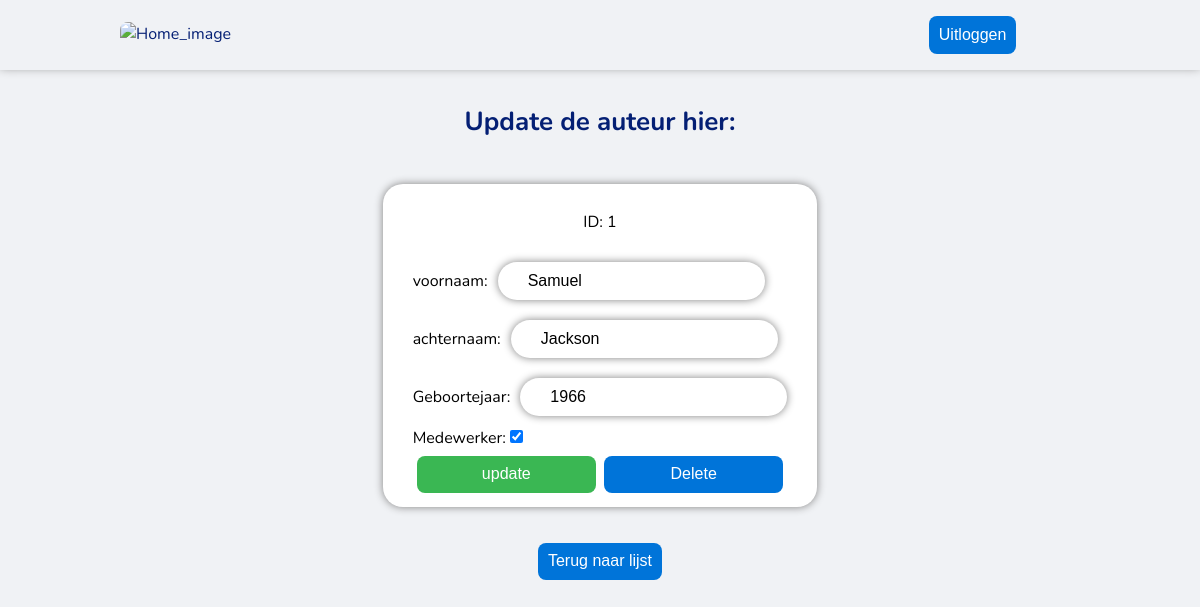
Screenshot of /table_details/auteurs/1/update (signed in) with the database file from the repository.
### tables this page shows
CREATE TABLE `auteurs` (
  `id` integer NOT NULL
,  `voornaam` varchar(80) NOT NULL
,  `achternaam` varchar(80) NOT NULL
,  `geboortejaar` integer DEFAULT NULL
,  `medewerker` varchar(250) NOT NULL
,  `met pensioen` integer NOT NULL
);

### app.py (the view)
@app.route("/table_details/<table_name>/<id>/update", methods=['GET', 'POST'])
def update(table_name, id):
    row, column_names = dbm.get_data(table_name, id)
    return render_template(
        "update.html", table_name=table_name, row=row
    )

### app.py (called while the page is built)
@app.before_request
def before_request():
    if "user" not in session and request.endpoint not in ['login', 'static', 'login_index']:
        return redirect(url_for('login_index'))

### lib/tablemodel.py (called while the page is built)
    def get_data(self, table_name, id):
        cursor = sqlite3.connect(self.database_file).cursor()
        cursor.execute(f"SELECT * FROM {table_name} WHERE id={id} ")
        table_headers = [column_name[0] for column_name in cursor.description]
        table_content = cursor.fetchone()
        return table_content, table_headers

### templates/update.html (shortened to what this page needs)
<!DOCTYPE html>
<html lang="en">
<head>
    <link rel="stylesheet" href="/static/basic.css" type="text/css">
</head>
<body>
{% include "header.html" %}
<div id="update_container">
{% if table_name == 'auteurs' %}
    <h2 id="updatetext">Update de auteur hier:</h2>
     <div class="update_form">
     <div>
         <p> ID: {{ row [0] }}</p>
     </div>
        <form action="#" method="POST">
            <div>
                <label for="voornaam">voornaam:</label>
                <input id="voornaam" type="text" name="voornaam" value="{{ row[1] }}">
            </div>
            <div>
                <label for="achternaam">achternaam:</label>
                <input id="achternaam" type="text" name="achternaam" value="{{ row[2] }}">
            </div>
            <div>
                <label for="geboortejaar">Geboortejaar:</label>
                <input id="geboortejaar" type="text" name="geboortejaar" value="{{ row[3] }}">
            </div>
            <div id="boxcheck">
                <label for="medewerker">Medewerker:</label>
                <input id="medewerker" type="checkbox" {% if row[4] %} checked{% endif %} name="medewerker">
            </div>
            <div>
                <button id="update_button" type="submit">update</button>
                <form action="delete.html">
                <button id="delete_button" type="submit">Delete</button>
                </form>
            </div>
        </form>
     </div>
{% endif %}
<a href="/table_details/{{ table_name }}"><button class="button2">Terug naar lijst</button></a>
</div>
</body>
</html>

### static/basic.css (style rules this page uses)
* { box-sizing: border-box }
:root { --sans: 1em/1.6 system-ui, -apple-system, BlinkMacSystemFont, Segoe UI, Roboto, Oxygen, Ubuntu, Cantarell, Droid Sans, Helvetica Neue, Fira Sans, sans-serif; --mono: SFMono-Regular, Consolas, 'Liberation Mono', Menlo, Courier, 'Courier New', monospace; --c1:#0074d9; --c2:#eee; --c3:#fff; --c4:#000; --c5:#fff; --c6:rgba(240, 242, 245, 1); --c7:#ddd; --c8:#3ab753; --textcolor:#041f74; --inba:#f9faff; --inbr:#c3d0ed; --m1: 8px; --rc: 8px; --rc2: 20px }
html { -ms-text-size-adjust: 100%; -webkit-text-size-adjust: 100%; }
body { margin: 0; font: var(--sans); font-weight: 400; font-family: 'Nunito', sans-serif; font-style: normal; text-rendering: optimizeLegibility; -webkit-font-smoothing: antialiased; background-color: var(--c6); color: var(--textcolor); }
a { color: var(--textcolor); text-decoration:none }
h1,h2,h3,h4,h5,h6 { margin: 0.6em 0; font-weight: normal }
h2 { font-size: 1.625em; line-height: 1.2; font-weight: bold }
.button2 { background-color: var(--c1); }
pre,code,input,select,textarea,button,img { border-radius: var(--rc) }
input, select, textarea { font-size: 1em; color:var(--c4); background: var(--c7); border: 0; padding: 0.6em }
button, input[type=submit], input[type=reset], input[type="button"] { -webkit-appearance: none; font-size: 1em; display: inline-block; color: var(--c5); background: var(--c1); border: 0; margin: 4px; padding: 0.6em; cursor: pointer; text-align: center }
#update_container { display: flex; align-items: center; flex-direction: column; }
.update_form { display: inline-flex; flex-direction: column; align-items: center; justify-content: center; font-size: 1em; color:var(--c4); background: var(--c7); border: 0; border-collapse: collapse; border-spacing: 0; margin: 2em 0; width: fit-content; padding: 10px 30px; background-color: var(--c5); border-radius: var(--rc2); box-shadow: 0 0 8px gray; }
#voornaam, #achternaam, #geboortejaar, #leerdoel, #vraag, #auteur { display: inline-flex; flex-direction: column; align-items: center; justify-content: center; font-size: 1em; color:var(--c4); background: var(--c7); border: 0; width: fit-content; margin: 10px 0 10px 10px; padding: 10px 30px; background-color: var(--c5); border-radius: var(--rc2); box-shadow: 0 0 8px gray; }
.update_form form div { display: flex; align-items: baseline; }
#update_button { background-color: var(--c8); color: var(--c5); width: 100%; }
#delete_button { width: 100%; text-decoration: none; }

### rows the page displays
auteurs: id "1", voornaam "Samuel", achternaam "Jackson", geboortejaar "1966", medewerker "☑"
